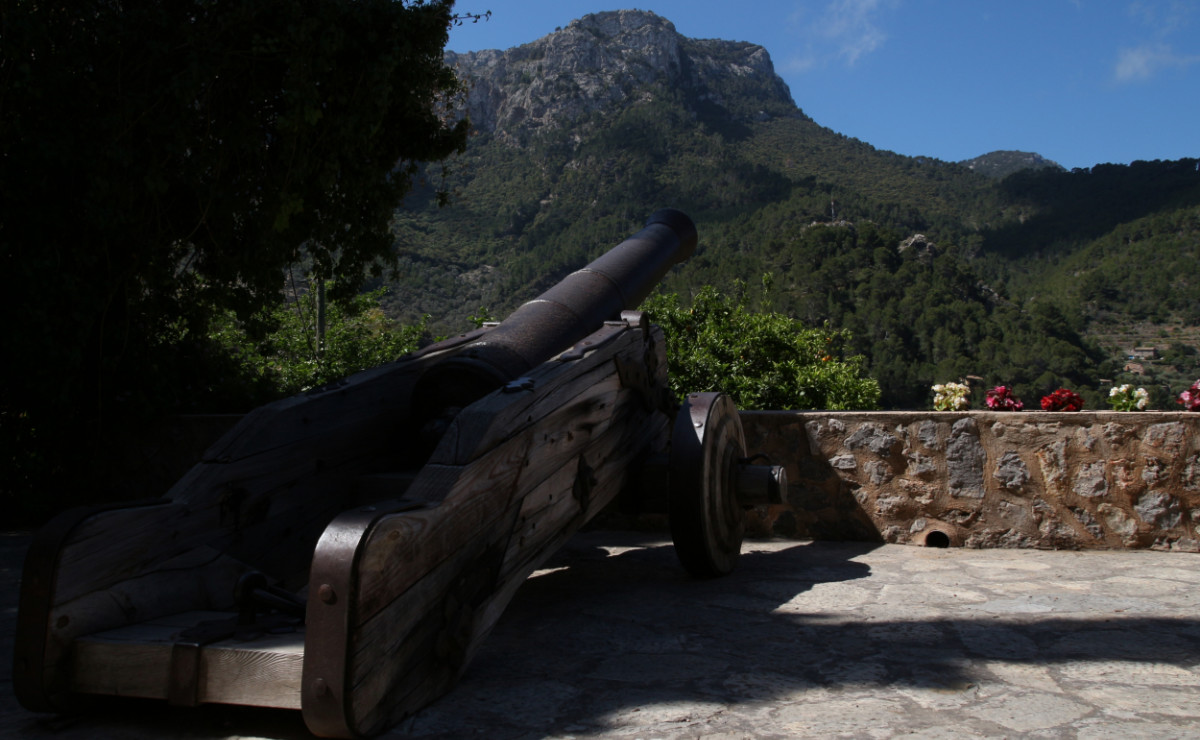
#> input picture images/cannon1.jpg, 1200 x 740 px
$ jupyter execute --allow-errors Debevec-Malik.ipynb   (shell and % lines are left out)
#> lines starting #> are read from the running program, lines starting #| are printed output that depends on the picture
# High Dynamic Range Imaging
#### Name: Saaz Ramsubhag
#### Email: ssramsub@uwaterloo.ca

## Abstract
This project attempts to convert a series of multi-exposure images of the same scene to a displayable "HDR" image. This is done by recovering the camera's response function and subsequently generate the radiance map of the scene. We then consider different methods of tone mapping the high dynamic range radiance map to a displayable low dynamic range.

The camera response function and radiance map are recovered using the Debevec-Malik method, which allows us to solve for the camera response function and radiance of pixels as a overconstrained system of equations. Moreover, while Debevec & Malik outline the equations under the assumption that the exact exposure is known, we can loosen this constraint to only require an approximate exposure.

Lastly, we consider differnt methods of global tone mapping to display the HDR image without losing detail.

## Code Libraries
The following basic code libraries are required to run this project: numpy, matplotlib and skimage.color.
 - Numpy is heavily relied on for operations over multidimensional arrays as well as matrix operations.
 - Matplotlib is used to display the images
 - skimage.color is used to convert color images to grayscale

[cell 1]

import numpy as np
import numpy.linalg as la
import matplotlib
import matplotlib.image as image
import matplotlib.pyplot as plt
from skimage.color import rgb2gray

### Auto Bracketed multi-exposure test images (grayscale)

[cell 2]
def readImages(imgNames):
    imgs = []
    for n in imgNames:
        imgs.append(image.imread(n))
#> pass 2 of the loop in readImages, `for n in imgNames:`:
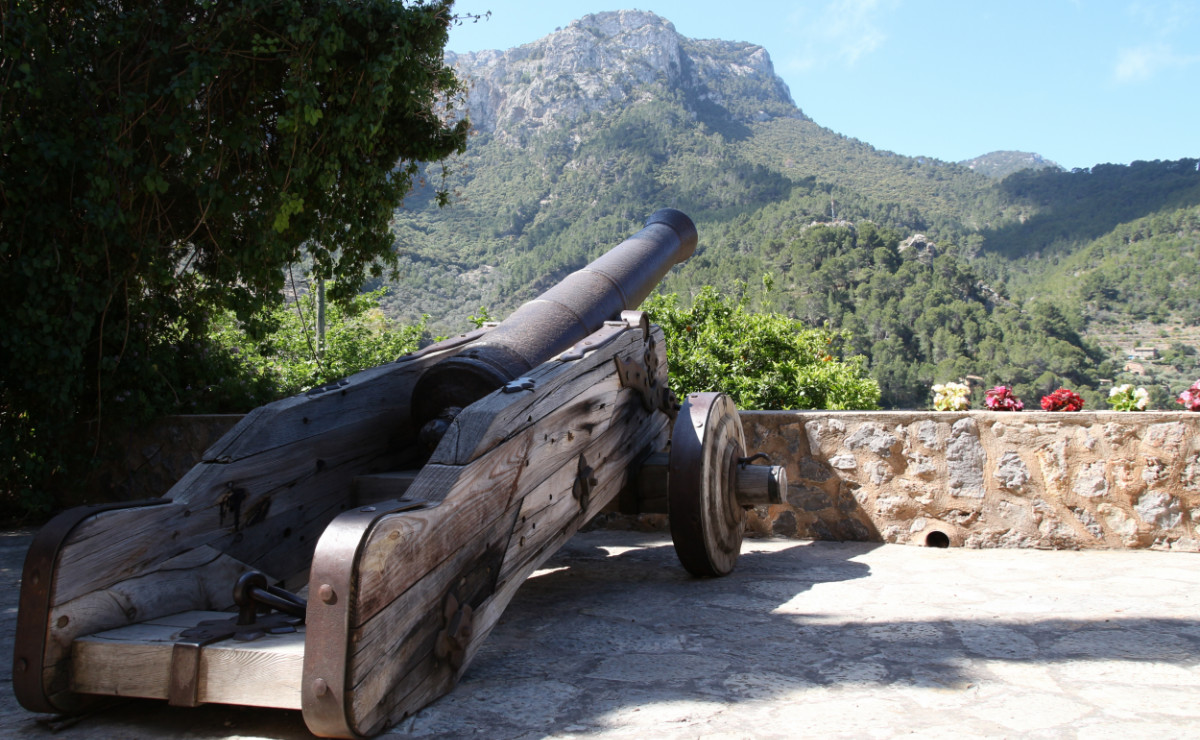
#> input picture images/cannon2.jpg, 1200 x 740 px
#> pass 3 of the loop in readImages, `for n in imgNames:`:
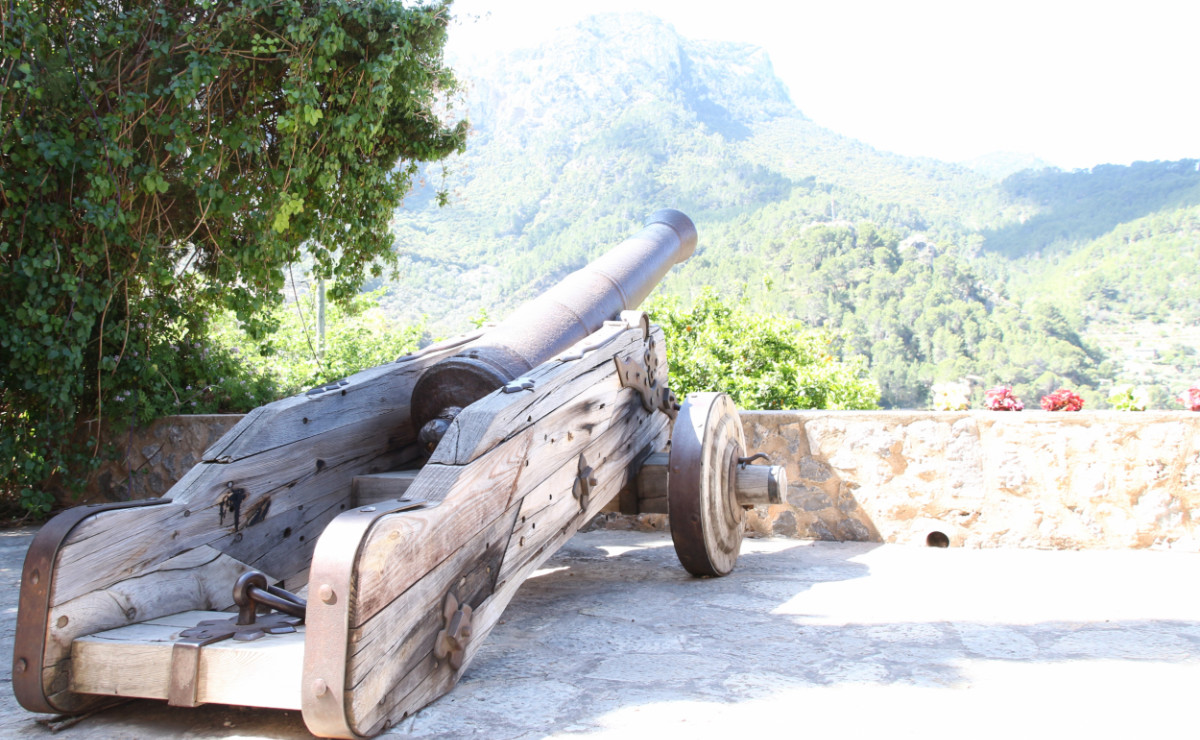
#> input picture images/cannon3.jpg, 1200 x 740 px
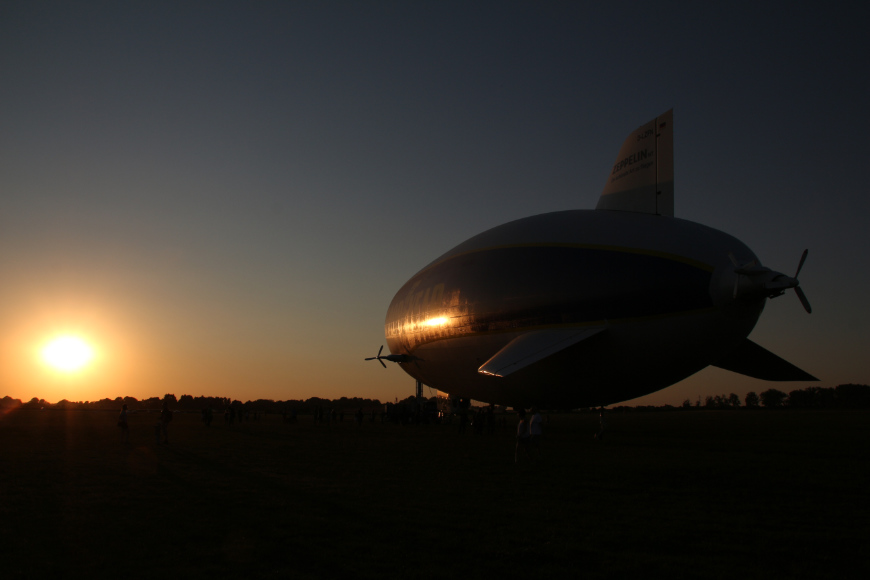
#> input picture images/blimp1.jpg, 870 x 580 px
#> pass 2 of the loop in readImages, `for n in imgNames:`:
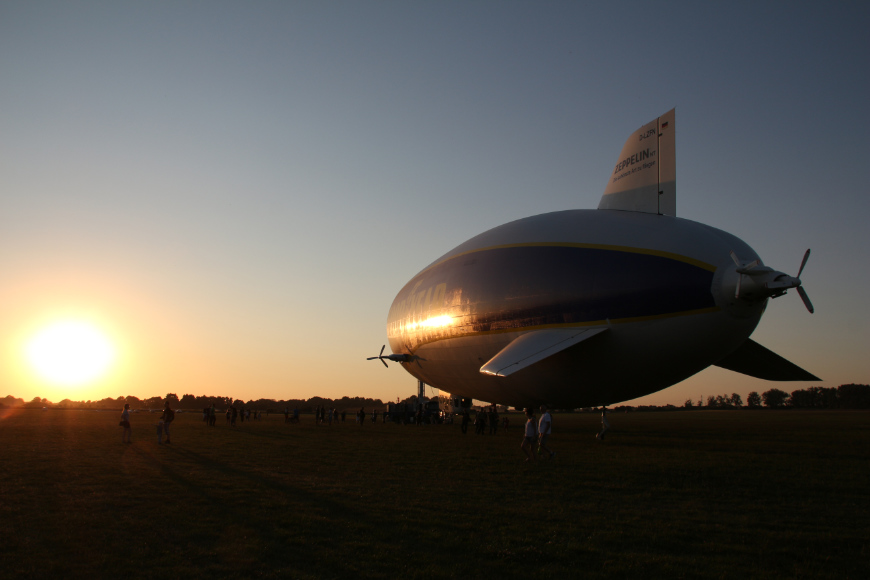
#> input picture images/blimp2.jpg, 870 x 580 px
#> pass 3 of the loop in readImages, `for n in imgNames:`:
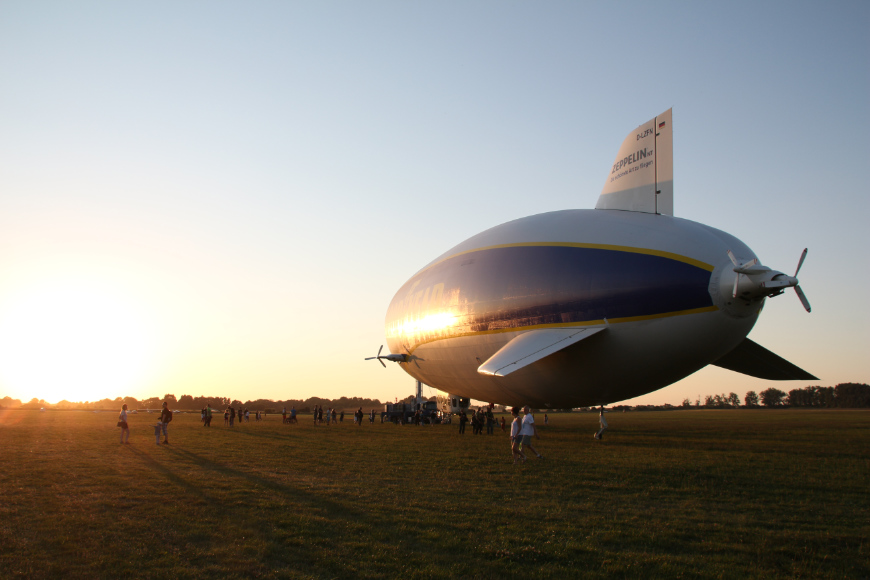
#> input picture images/blimp3.jpg, 870 x 580 px

    return  np.array(imgs)

# [6 lines left out: function grayscale, not called in this run]

# HDR parameters
z_max = 255
z_min = 0
z_mid = (z_max + z_min) // 2
z_range = z_max - z_min + 1

[cell 3]
# loading images and getting grayscale
cannonImgs = readImages(["images/cannon1.jpg","images/cannon2.jpg","images/cannon3.jpg"])
cannonTimes = np.array([1/350,1/180, 1/90])

blimpImgs = readImages(["images/blimp1.jpg","images/blimp2.jpg","images/blimp3.jpg"])
#> (the rest of this cell did not finish here and is left out)

## Recovering Hight Dynamic Range Radiance Map
The camera's radiometic response function, $f$, maps the exposure at a pixel's value to value of that pixel. Exposure is given by the product of the irradiance of that pixel and the exposure time the image was taken with. Hence
$$z_{ij} = f(E_i t_j) $$
Where $z_{ij}$ is value of the pixel at location $i$ in the image with the $j$ th exposure time, $E_i$ is the irradiance at location $i$, and $j$ is the $j$ th exposure time.
Instead of finding $f$, we will recover $g$ where
$$ g(z_{ij}) = \ln f^{-1} = \ln E_i + \ln t_j$$

### Response for assumed irradiance
Assuming the irradiance of every pixel is 1, $\ln E = 0$. Thus $g(z_{ij}) =\ln t_j$ and so we can plot the response for any pixel.

[cell 4]
# random points in the images
sample_N = 4
#> sample_N = 4
markers = ['.-', '+-', 'x-', '*-']

sample = np.random.rand(sample_N, 2)
#> sample = [[0.549, 0.715], [0.603, 0.545], [0.424, 0.646], [0.438, 0.892]]
#> (the rest of this cell did not finish here and is left out)

By plotting the response of each pixel over the different exposure times, we can see that each pixel gives a segment of the response curve. Thus by estimating the true irradiance values of the pixels, we can "shift" the curves to recover the true response curve

### Estimating $g(z)$, $E_i$ and $\ln t_j$
Since we do not know $g(z_{ij})$ and $E_i$, we estimate both. Note that since $z$ refers to a pixel value, the range of values for $z$ is finite and discrete. For a given image, we assume that the minimum value, $z_{min} = 0$ and the max $z_{max} = 255$. Thus $g(z)$ has a finite range that we can solve for.

Additionally, we do not need to assume that the given exposure times are the exact exposure times of the images. Rather we can estimate $t_j$ such that it is close to the given exposure time $\hat t_j$.

To recover $g(z), E_i$ and $t_j$ such that they satisfy the equation for $g(z)$, the following least-squared error objective function is used
$$O = \sum_{i=1}^N \sum_{j=1}^{P} \left[w(z_{ij})(g(z_{ij}) - \ln E_i - \ln t_j)\right]^2 + \lambda \sum_{y=z_{min+1}}^{z_{max-1}} [w(y)g''(y)]^2 + \eta \sum_{j=1}^P (\ln t_i - \ln \hat t_i)^2$$

Where $N$ and $P$ are the number of pixels and exposure times used respectively.

In addition to the least-squared error of $g$, each term of the sum is weighted by $w(z)$. Because of the anticipated shape of the response function, the data is expected to have a worse fit for $g(z)$ as $z$ nears $z_{min}$ or $z_{max}$. So the weight function emphasizes fitting at the middle of the curve
$$ w(z) =
\begin{cases}
      z - z_{min}, & z \leq \frac{1}{2}(z_{min} + z_{max}) \\
      z_{max} - z, & z > \frac{1}{2}(z_{min} + z_{max})
\end{cases}
$$

Additionally, $\lambda \sum_{y=z_{min+1}}^{z_{max-1}} [w(y)g''(y)]^2 $ is a smoothing term to enforce a zero second derivative where
$$ g''(z) = g(z-1) - 2g(z) + g(z + 1)$$

The term $\eta \sum_{j=1}^P (\ln t_i - \ln \hat t_i)^2$ ensures that the estimated $\ln t_j$ is close to the given exposure time

Finally, the resulting $g$ and $E$ are "shift ambiguous" (i.e. their absolute values do not matter, only their values relative to each other). We remove this ambiguity with the condition that $g[z_{mid}] = 0$ where $z_{mid} = \frac{1}{2}(z_{max} + z_{min})$

[cell 5]
# weight function
def Weight(z):
    if (z <= z_mid):
        return z - z_min
    return z_max - z

# store as array
w = np.fromfunction(np.vectorize(Weight), (z_max - z_min + 1,), dtype=int)
